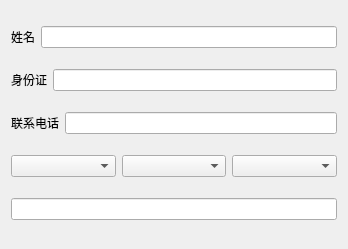
<?xml version="1.0" encoding="UTF-8"?>
<ui version="4.0">
 <class>Form</class>
 <widget class="QWidget" name="Form">
  <property name="geometry">
   <rect>
    <x>0</x>
    <y>0</y>
    <width>348</width>
    <height>249</height>
   </rect>
  </property>
  <property name="windowTitle">
   <string>Form</string>
  </property>
  <layout class="QHBoxLayout" name="horizontalLayout_5">
   <item>
    <layout class="QGridLayout" name="gridLayout">
     <item row="0" column="0">
      <layout class="QHBoxLayout" name="horizontalLayout_2">
       <item>
        <widget class="QLabel" name="label">
         <property name="text">
          <string>姓名</string>
         </property>
        </widget>
       </item>
       <item>
        <widget class="QLineEdit" name="lineEdit"/>
       </item>
      </layout>
     </item>
     <item row="1" column="0">
      <layout class="QHBoxLayout" name="horizontalLayout_3">
       <item>
        <widget class="QLabel" name="label_2">
         <property name="text">
          <string>身份证</string>
         </property>
        </widget>
       </item>
       <item>
        <widget class="QLineEdit" name="lineEdit_2"/>
       </item>
      </layout>
     </item>
     <item row="2" column="0">
      <layout class="QHBoxLayout" name="horizontalLayout_4">
       <item>
        <widget class="QLabel" name="label_3">
         <property name="text">
          <string>联系电话</string>
         </property>
        </widget>
       </item>
       <item>
        <widget class="QLineEdit" name="lineEdit_3"/>
       </item>
      </layout>
     </item>
     <item row="3" column="0">
      <layout class="QHBoxLayout" name="horizontalLayout">
       <item>
        <widget class="QComboBox" name="comboBox"/>
       </item>
       <item>
        <widget class="QComboBox" name="comboBox_2"/>
       </item>
       <item>
        <widget class="QComboBox" name="comboBox_3"/>
       </item>
      </layout>
     </item>
     <item row="4" column="0">
      <widget class="QLineEdit" name="lineEdit_4"/>
     </item>
    </layout>
   </item>
  </layout>
 </widget>
 <resources/>
 <connections/>
</ui>
